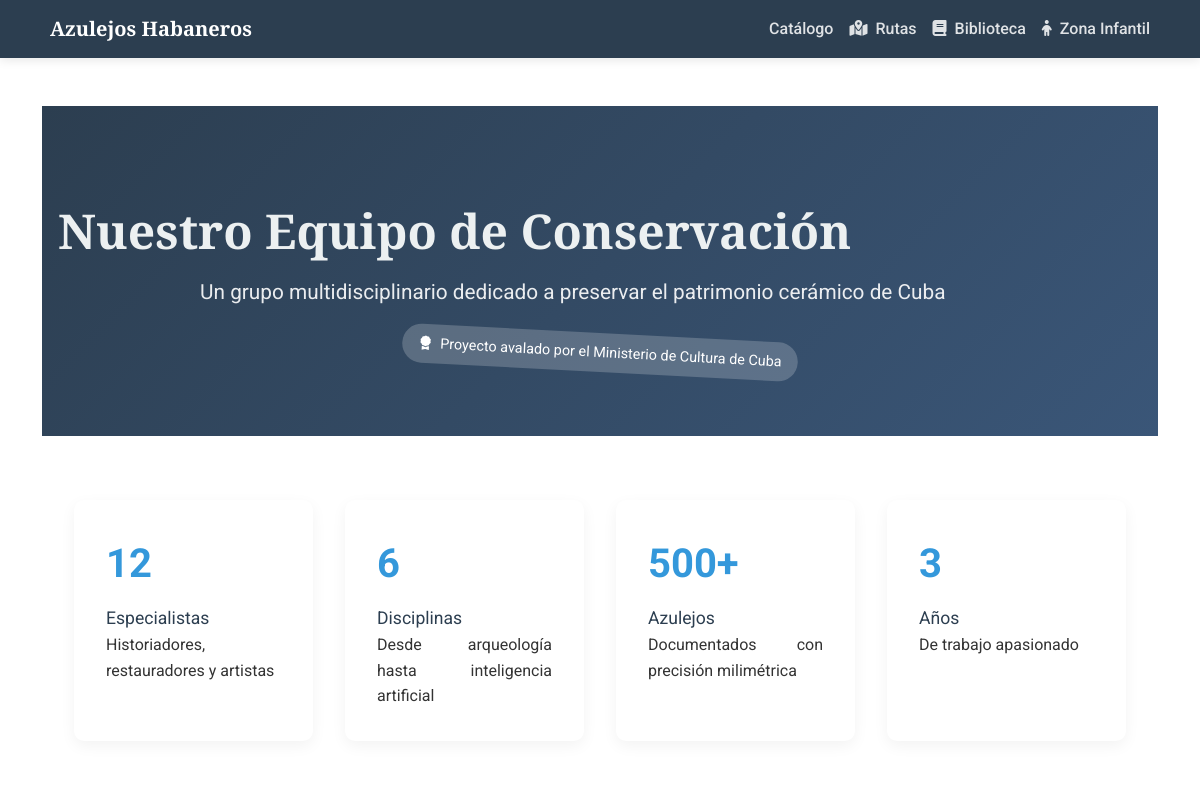
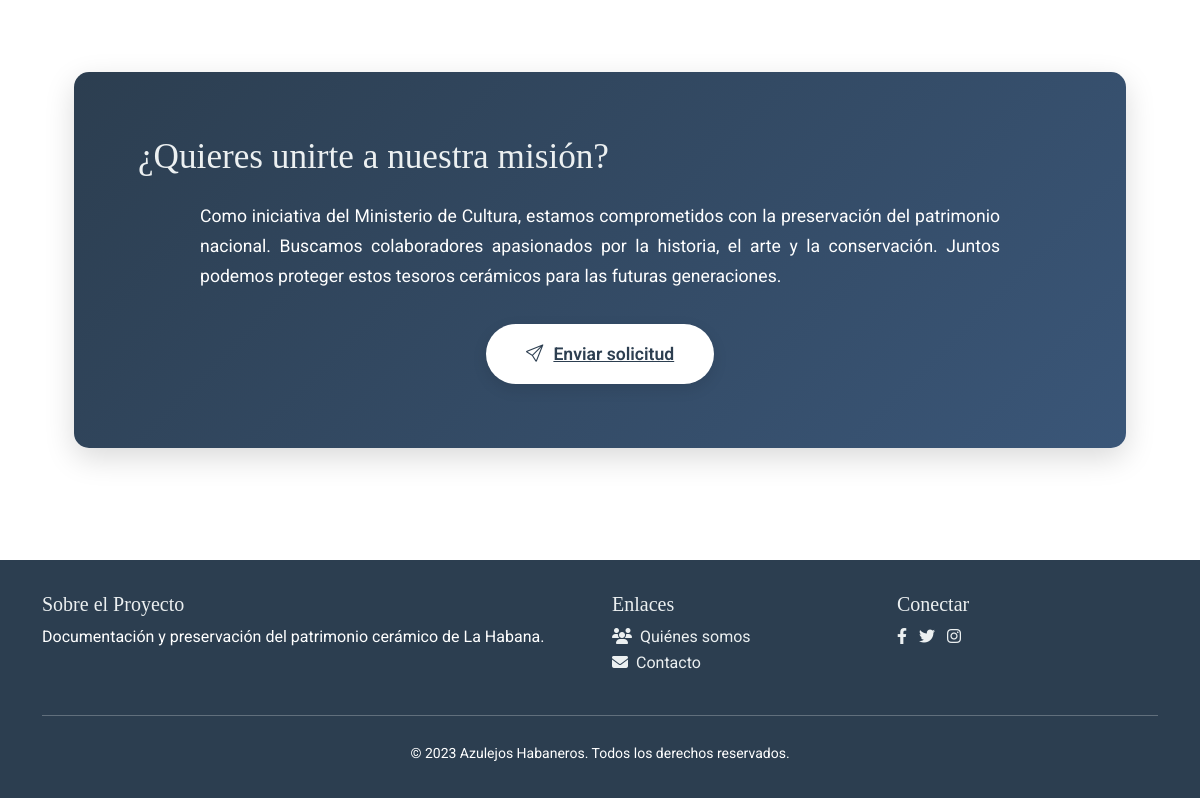
The app's page /about, older data (2 pictures, top to bottom).
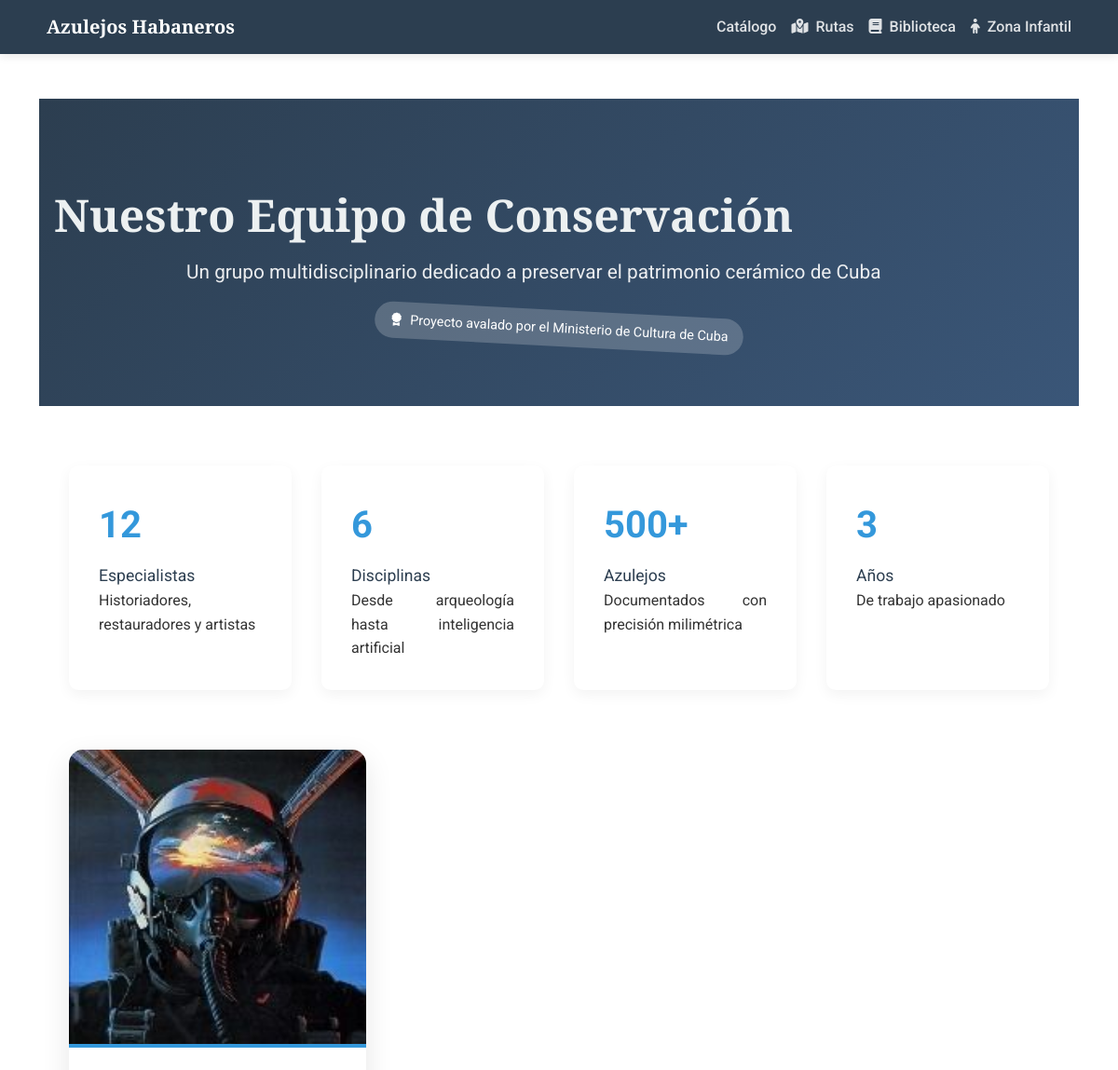
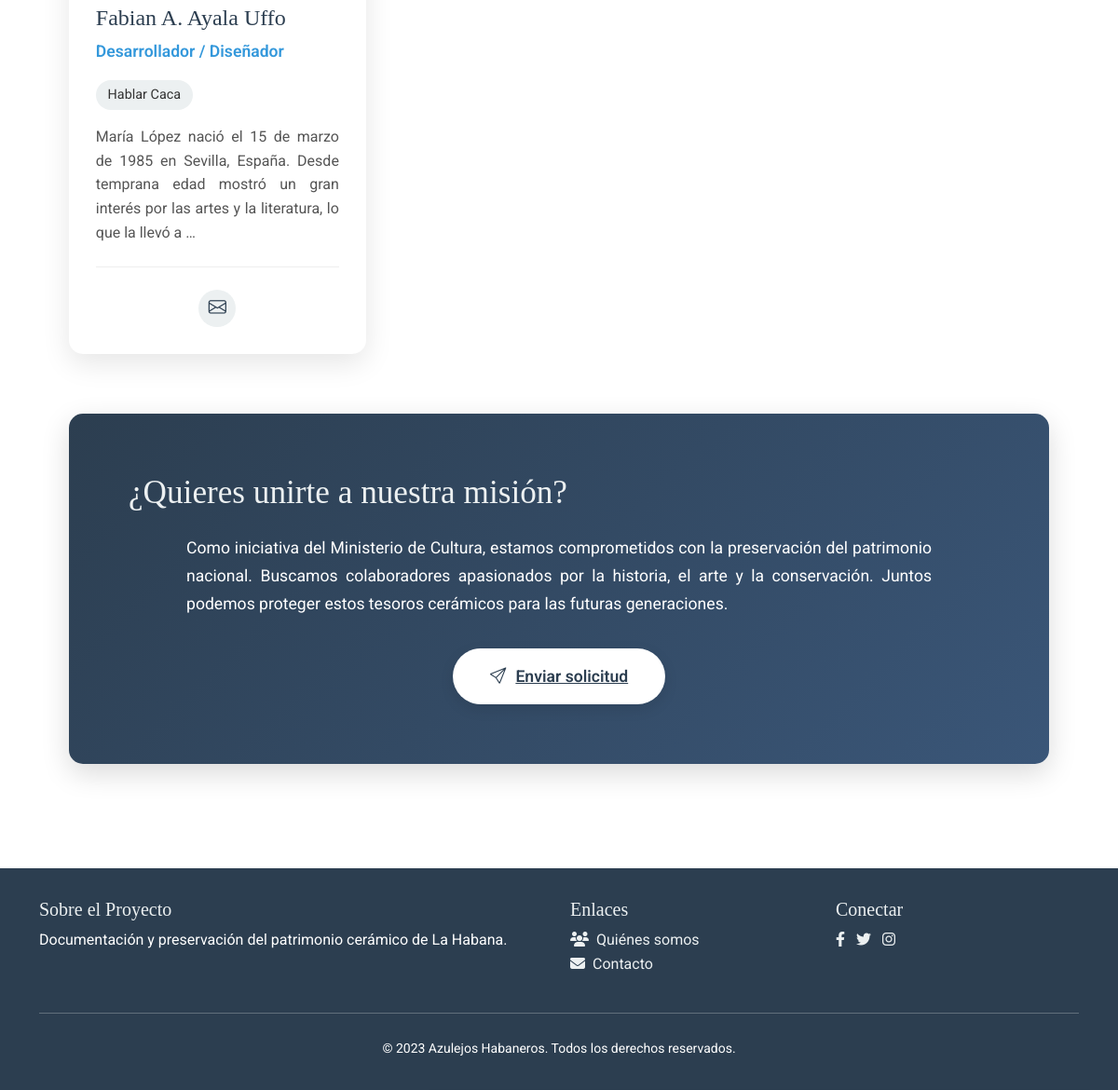
The same page, newer data (2 pictures, top to bottom).
### client/models.py (models this page shows, shortened)
class MiembroEquipo(models.Model):
    ROL_CHOICES = [
        ('INV', _('Investigador')),
        ('ARQ', _('Arquitecto')),
        ('HIS', _('Historiador')),
        ('DES', _('Diseñador')),
        ('DEV', _('Desarrollador')),
        ('FOT', _('Fotógrafo')),
        ('ADM', _('Administrador')),
        ('COL', _('Colaborador')),
    ]
    nombre = models.CharField(_('Nombre completo'), max_length=100)
    rol = models.CharField(_('Rol principal'), max_length=3, choices=ROL_CHOICES)
    rol_secundario = models.CharField(_('Rol secundario'), max_length=3, choices=ROL_CHOICES, blank=True, null=True)
    biografia = models.TextField(_('Biografía profesional'))
    imagen = models.ImageField(_('Foto de perfil'), upload_to='client/static/img/equipo/')
    email = models.EmailField(_('Correo electrónico'))
    telefono = models.CharField(_('Teléfono'), max_length=20, blank=True)
    orden = models.PositiveIntegerField(_('Orden de aparición'), default=0)
    facebook = models.URLField(_('Facebook'), blank=True)
    instagram = models.URLField(_('Instagram'), blank=True)
    twitter = models.URLField(_('Twitter (X)'), blank=True)
    linkedin = models.URLField(_('LinkedIn'), blank=True)
    github = models.URLField(_('GitHub'), blank=True)
    telegram = models.URLField(_('Telegram'), blank=True)
    whatsapp = models.CharField(_('WhatsApp (número)'), max_length=20, blank=True)
    discord = models.CharField(_('Discord (usuario)'), max_length=50, blank=True)
    especializacion = models.CharField(_('Especialización'), max_length=100)
    citacion_favorita = models.TextField(_('Citación favorita'), blank=True)
    proyectos_destacados = models.TextField(_('Proyectos destacados'), blank=True)
    class Meta:
        verbose_name = _('Miembro del equipo')
        verbose_name_plural = _('Miembros del equipo')
        ordering = ['orden', 'nombre']
    def redes_sociales(self):
        redes = []
        if self.facebook: redes.append(('facebook', self.facebook, 'bi bi-facebook'))
        if self.instagram: redes.append(('instagram', self.instagram, 'bi bi-instagram'))
        if self.twitter: redes.append(('twitter', self.twitter, 'bi bi-twitter-x'))
        if self.linkedin: redes.append(('linkedin', self.linkedin, 'bi bi-linkedin'))
        if self.github: redes.append(('github', self.github, 'bi bi-github'))
        if self.telegram: redes.append(('telegram', self.telegram, 'bi bi-telegram'))
        if self.whatsapp: redes.append(('whatsapp', f'https://wa.me/{self.whatsapp}', 'bi bi-whatsapp'))
        if self.discord: redes.append(('discord', f'https://discord.com/users/{self.discord}', 'bi bi-discord'))
        return redes

### client/views.py (the view)
# urls.py: path('about', views.see_about),
def see_about(req):
    miembros = MiembroEquipo.objects.all()
    for miembro in miembros:
        miembro.imagen = str(miembro.imagen).replace("client/static/", "")
    return render(req, 'about.html', {'miembros': miembros})

### client/templates/about.html (shortened to what this page needs)
{% extends "templ.html" %}
{% block content %}
{% load static %}
<div class="team-header">
    <h1 class="team-title">Nuestro Equipo de Conservación</h1>
    <p class="team-subtitle">Un grupo multidisciplinario dedicado a preservar el patrimonio cerámico de Cuba</p>
    <div class="ministry-badge">
        <i class="bi bi-award-fill me-1"></i> Proyecto avalado por el Ministerio de Cultura de Cuba
    </div>
</div>
<div class="team-container">
    <div class="team-stats">
        <div class="stat-card">
            <div class="stat-number">12</div>
            <div class="stat-label">Especialistas</div>
            <div class="stat-hover">Historiadores, restauradores y artistas</div>
        </div>
        <div class="stat-card">
            <div class="stat-number">6</div>
            <div class="stat-label">Disciplinas</div>
            <div class="stat-hover">Desde arqueología hasta inteligencia artificial</div>
        </div>
        <div class="stat-card">
            <div class="stat-number">500+</div>
            <div class="stat-label">Azulejos</div>
            <div class="stat-hover">Documentados con precisión milimétrica</div>
        </div>
        <div class="stat-card">
            <div class="stat-number">3</div>
            <div class="stat-label">Años</div>
            <div class="stat-hover">De trabajo apasionado</div>
        </div>
    </div>
    <div class="team-grid">
        {% for miembro in miembros %}
        <div class="team-member" {% if miembro.nombre == "Alejandro" %}onclick="showSecretMessage()"{% endif %}>
            <img src="{% static "" %}{{ miembro.imagen.url }}" alt="{{ miembro.nombre }}" class="member-image">
            <div class="member-info">
                <h3 class="member-name">{{ miembro.nombre }}</h3>
                <p class="member-role">{{ miembro.get_rol_display }}{% if miembro.rol_secundario %} / {{ miembro.get_rol_secundario_display }}{% endif %}</p>
                <span class="member-specialty">{{ miembro.especializacion }}</span>
                <p class="member-bio">{{ miembro.biografia|truncatewords:30 }}</p>
                <div class="social-links">
                    {% if miembro.email %}
                    <a href="mailto:{{ miembro.email }}" class="social-icon" title="Email">
                        <i class="bi bi-envelope"></i>
                    </a>
                    {% endif %}
                </div>
            </div>
        </div>
        {% endfor %}
    </div>
    <div class="contact-section">
        <h2 class="contact-title">¿Quieres unirte a nuestra misión?</h2>
        <p class="contact-text">
            Como iniciativa del Ministerio de Cultura, estamos comprometidos con la preservación del patrimonio nacional.
            Buscamos colaboradores apasionados por la historia, el arte y la conservación. Juntos podemos proteger
            estos tesoros cerámicos para las futuras generaciones.
        </p>
        <a href="/contacto" class="contact-button">
            <i class="bi bi-send"></i> Enviar solicitud
        </a>
    </div>
</div>
<link rel="stylesheet" href="https://cdn.jsdelivr.net/npm/bootstrap-icons@1.10.0/font/bootstrap-icons.css">
{% endblock %}

Row changes from the older to the newer data that the page shows:
added MiembroEquipo: imagen (picture), nombre "Fabian A. Ayala Uffo", rol "Desarrollador", rol_secundario "Diseñador", especializacion "Hablar Caca", biografia "María López nació el 15 de marzo de 1985 en Sevilla, España. Desde temprana edad mostró un gran interés por las artes y la literatura, lo que la llevó a …"
